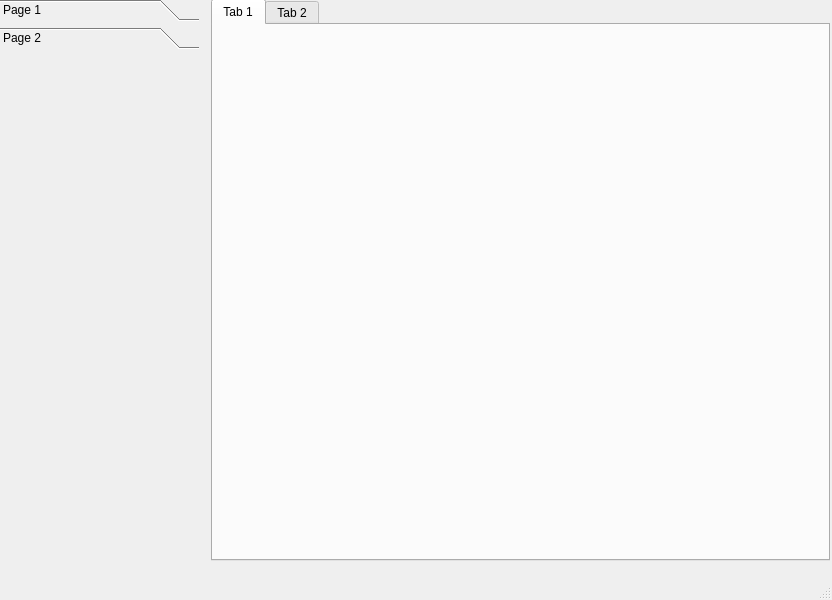
<?xml version="1.0" encoding="UTF-8"?>
<ui version="4.0">
 <class>MainWindow</class>
 <widget class="QMainWindow" name="MainWindow">
  <property name="geometry">
   <rect>
    <x>0</x>
    <y>0</y>
    <width>832</width>
    <height>600</height>
   </rect>
  </property>
  <property name="windowTitle">
   <string>MainWindow</string>
  </property>
  <widget class="QWidget" name="centralwidget">
   <widget class="QWidget" name="gridLayoutWidget">
    <property name="geometry">
     <rect>
      <x>-1</x>
      <y>-1</y>
      <width>831</width>
      <height>571</height>
     </rect>
    </property>
    <layout class="QGridLayout" name="gridLayout">
     <item row="0" column="0">
      <widget class="QToolBox" name="toolBox">
       <property name="maximumSize">
        <size>
         <width>200</width>
         <height>60000</height>
        </size>
       </property>
       <property name="currentIndex">
        <number>1</number>
       </property>
       <widget class="QWidget" name="page">
        <property name="geometry">
         <rect>
          <x>0</x>
          <y>0</y>
          <width>200</width>
          <height>497</height>
         </rect>
        </property>
        <attribute name="label">
         <string>Page 1</string>
        </attribute>
       </widget>
       <widget class="QWidget" name="page_2">
        <property name="geometry">
         <rect>
          <x>0</x>
          <y>0</y>
          <width>200</width>
          <height>497</height>
         </rect>
        </property>
        <attribute name="label">
         <string>Page 2</string>
        </attribute>
       </widget>
      </widget>
     </item>
     <item row="0" column="2">
      <widget class="QTabWidget" name="tabWidget">
       <property name="currentIndex">
        <number>0</number>
       </property>
       <widget class="QWidget" name="tab">
        <attribute name="title">
         <string>Tab 1</string>
        </attribute>
       </widget>
       <widget class="QWidget" name="tab_2">
        <attribute name="title">
         <string>Tab 2</string>
        </attribute>
       </widget>
      </widget>
     </item>
     <item row="1" column="1">
      <widget class="Line" name="line_2">
       <property name="orientation">
        <enum>Qt::Horizontal</enum>
       </property>
      </widget>
     </item>
    </layout>
   </widget>
  </widget>
  <widget class="QStatusBar" name="statusbar"/>
  <action name="actionGuardar">
   <property name="text">
    <string>Guardar</string>
   </property>
  </action>
  <action name="actionAbrir">
   <property name="text">
    <string>Abrir</string>
   </property>
  </action>
 </widget>
 <resources/>
 <connections/>
</ui>
